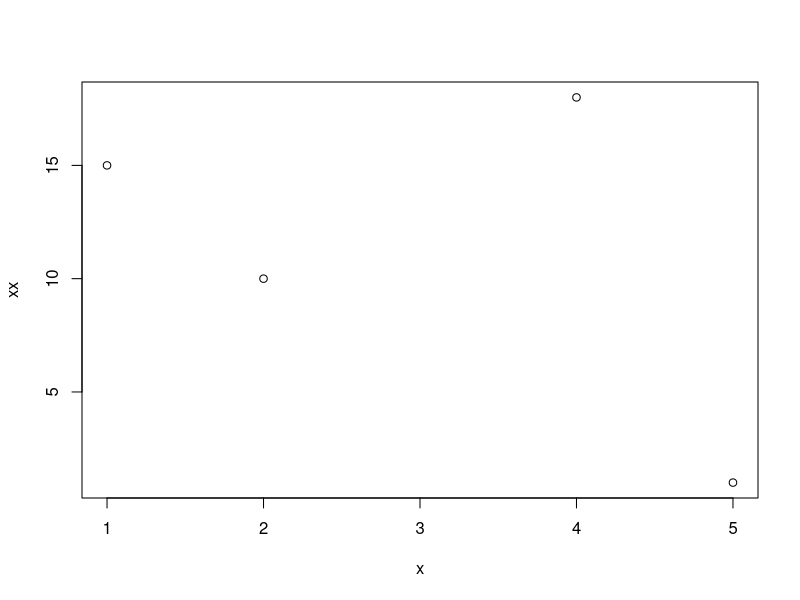
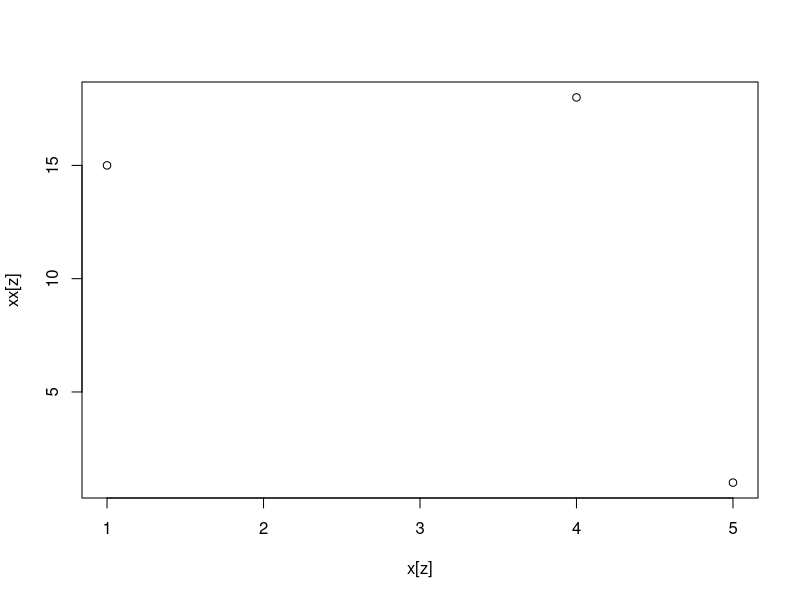
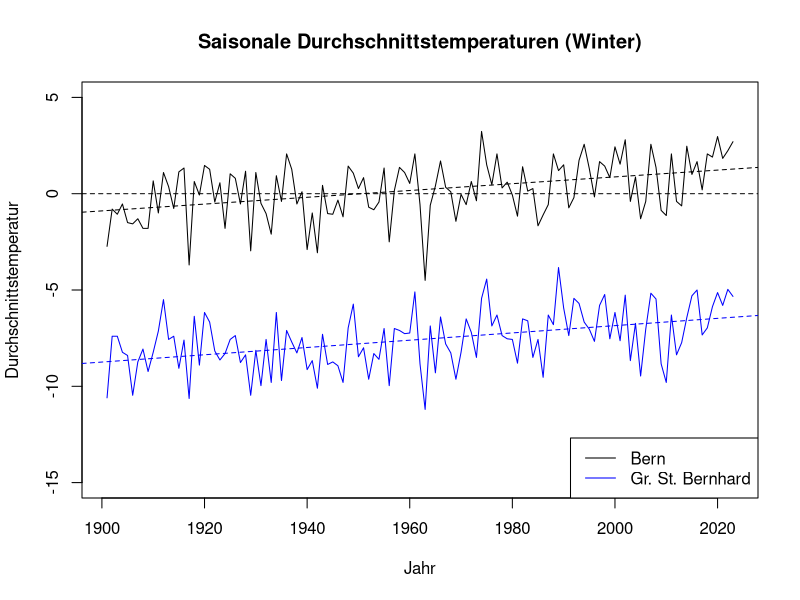
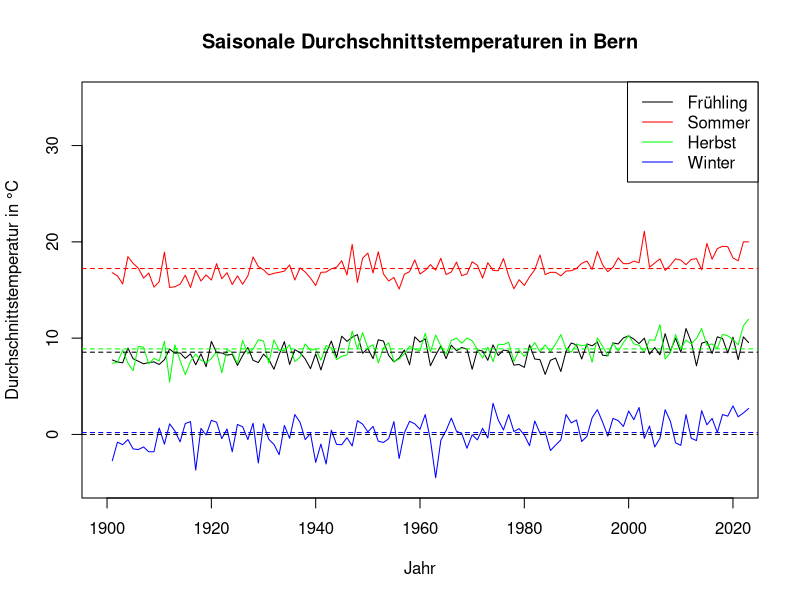

R code for these plots, in order:
## ---- chunk 1
# Vektor erstellen
vectorA <- c(1, 2, 3, 4, 5)

# Vektor ausgeben
vectorA

## ---- chunk 2
# Vektorlänge
length(vectorA)

# Vektorindexierung
vectorA[1]

# Vektor slicing
vectorA[2:4]
## ---- chunk 3
# ACHTUNG: R-Indizierung beginnt bei 1
vectorA[1] <- 10  # Wert an Index 1 ändern

vectorA
## ---- chunk 4
vectorB <- c(6, 7, 8, 9, 10)

# Vektoren werden elementweise addiert
vectorA + vectorB
## ---- chunk 5
vectorC <- c(vectorA, vectorB)

vectorC
## ---- chunk 6
# Vektoren können auch andere Datentypen als Integers enthalten.
vectorD <- c("a", "b", "c", "d", "e")

vectorD

# Vektoren können auch logische Werte enthalten
vectorE <- c(TRUE, FALSE, TRUE, TRUE, FALSE)

vectorE
## ---- chunk 7
# Vergleichsoperationen können auf Vektoren angewendet werden
# Hier wird für jedes Element in vectorA geprüft, ob es größer oder gleich dem Wert 3 ist
3 >= vectorA
## ---- chunk 8
# Matrix erstellen
matrixA <- matrix(1:12, nrow = 3, ncol = 4)

# Matrix ausgeben
matrixA

# Bestimmte Elemente aus der Matrix auswählen

# Erstes Element
matrixA[1, 1]

# Erste Zeile
matrixA[1, ]

# Erste Spalte
matrixA[, 1]

## ---- chunk 9
saison <- read.csv('Data/meteodaten_saison.csv', sep = ',', header = TRUE)
str(saison)
head(saison)
tail(saison)
summary(saison)
saison[1:10,]
## ---- chunk 10
5 + 2
## ---- chunk 11
# Gleiche Funktion wie sonst
(5 + 2) * 3
## ---- chunk 12
# Exponenten
2^3
## ---- chunk 13
# Logarithmen
# Standardmäßig wird der natürliche Logarithmus verwendet
log(100)

# Logarithmus zur Basis 10
log10(100)

# Logarithmus zur Basis 2

log2(100)

# Logarithmus zur Basis 3

log(100, base = 3)
## ---- chunk 14
x <-c(5,2,1,4)
xx <-c(1,10,15,18)
y <-rep(1,5)
z <-c(TRUE,FALSE,TRUE,TRUE)

# A
sum (x)
range(x)
length(x)
sum(x)

# B
c(x,y,13)

# C
x[4] * y[2]
xx[2:4] + x[1:3]

# D
xx <= 12
xx [xx <=12]

# E
plot(x,xx)
plot(x[z],xx[z])
## ---- chunk 15
#| code-fold: true
#| code-summary: "Lösungen"

# a)
seq(1, 9)

# b)
rep(c('m', 'w'), times = 3)

# c)
rep(1:4, times = 3)

# d)
rep(1:4, 1:4)
## ---- chunk 16
# Relativer Pfad zur Datei
saison <- read.csv('Data/meteodaten_saison.csv', sep = ',', header = TRUE)

# Struktur der Daten anzeigen
str(saison)

# Daten filtern
saison_winter <- subset(saison, saison[,2] == "Winter(DJF)")
## ---- chunk 17
# Mittelwerte über die Spalten 3 bis 6 berechnen
apply(saison[3:6], 2, mean)
## ---- chunk 18
aggregate(saison[,3:6], list(saison[,2]), mean)
## ---- chunk 19
# Plot erstellen mit Achsenbeschriftungen und Linien
plot(saison_winter[,1], saison_winter[,3], type = "l", xlab = "Jahr", ylab = "Durchschnittstemperatur", main = "Saisonale Durchschnittstemperaturen (Winter)", ylim = c(-15, 5))

# Weitere Linien für andere Spalten hinzufügen
lines(saison_winter[,1], saison_winter[,5], col = "blue")

# Legende hinzufügen
legend("bottomright", legend = c("Bern", "Gr. St. Bernhard"), col = c("black", "blue"), lty = 1)

# Gestrichelte Horizontale Linie bei 0 hinzufügen
abline(h = 0, lty = 2)

# Trendlinie für Bern hinzufügen
model_bern <- lm(saison_winter[,3] ~ saison_winter[,1]) # lineare Regression
abline(model_bern, col = "black", lty = 2) # gestrichelte Linie für die Trendlinie

# Trendlinie für Gr. St. Bernhard hinzufügen
model_gr_bern <- lm(saison_winter[,5] ~ saison_winter[,1]) # lineare Regression
abline(model_gr_bern, col = "blue", lty = 2) # gestrichelte Linie für die Trendlinie
## ---- chunk 20
# Relativer Pfad zur Datei
saison <- read.csv('Data/meteodaten_saison.csv', sep = ',', header = TRUE)

# Struktur der Daten anzeigen
str(saison)

# Daten filtern
saison_fruehling <- saison[saison[,2] == "Fruehling(MAM)",]
saison_sommer <- saison[saison[,2] == "Sommer(JJA)",]
saison_herbst <- saison[saison[,2] == "Herbst(SON)",]
saison_winter <- subset(saison, saison[,2] == "Winter(DJF)")

# Plot mit den Saisontemperaturen erstellen erstellen
plot(saison_fruehling[,1], saison_fruehling[,3], type = "l", xlab = "Jahr", ylab = "Durchschnittstemperatur in °C", main = "Saisonale Durchschnittstemperaturen in Bern", xlim = c(1900, 2020), ylim = c(-5, 35))

lines(saison_sommer[,1], saison_sommer[,3], col = "red")
lines(saison_herbst[,1], saison_herbst[,3], col = "green")
lines(saison_winter[,1], saison_winter[,3], col = "blue")

# Gestrichelte Horizontale Linie bei 0 hinzufügen
abline(h = 0, lty = 2)

# Saisonale Mittelwertlinien hinzufügen
# lty = 2 für gestrichelte Linie
abline(h = mean(saison_fruehling[,3]), col = "black", lty = 2)
abline(h = mean(saison_sommer[,3]), col = "red", lty = 2)
abline(h = mean(saison_herbst[,3]), col = "green", lty = 2)
abline(h = mean(saison_winter[,3]), col = "blue", lty = 2)

# Legende ausserhalb des Plots hinzufügen
# Legende außerhalb des Plots hinzufügen
legend("topright", legend = c("Frühling", "Sommer", "Herbst", "Winter"), col = c("black", "red", "green", "blue"), lty = 1, xpd = TRUE)
